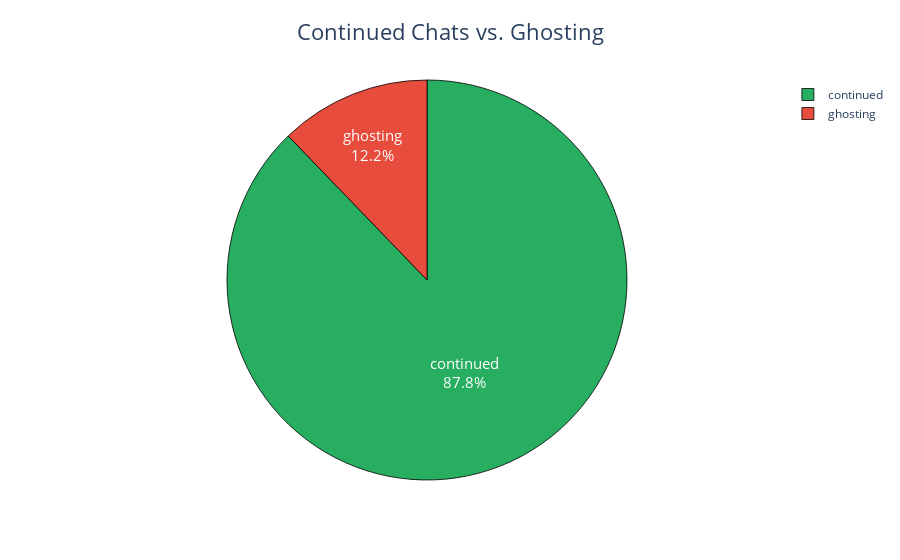

Notebook source saved alongside this figure:
### Code cell
import pandas as pd
import plotly.express as px

stat = dating_df[['nrOfGhostingsAfterInitialMessage', 'continued_conversations']].sum()
stat.index = ['ghosting', 'continued'] 
stat_df = stat.reset_index()
stat_df.columns = ['Type', 'Count']

fig = px.pie(stat_df,names='Type',values='Count',color='Type',color_discrete_map={'continued': '#27ae60','ghosting': '#e74c3c'})

fig.update_traces(textinfo='label+percent', textfont_size=15, marker=dict(line=dict(color='black', width=0.8)))
fig.update_layout(title='Continued Chats vs. Ghosting',title_x=0.5,title_font_size=22,margin=dict(t=80))
fig.show()

### Figure 1 — Plotly figure (JSON) as saved in the notebook; plotly's stock layout.template omitted (floating-point values rounded to 4 significant figures)
{"data": [{"customdata": [["ghosting"], ["continued"]], "domain": {"x": [0, 1], "y": [0, 1]}, "hovertemplate": "Type=%{customdata[0]}<br>Count=%{value}<extra></extra>", "labels": ["ghosting", "continued"], "legendgroup": "", "marker": {"colors": ["#e74c3c", "#27ae60"], "line": {"color": "black", "width": 0.8}}, "name": "", "showlegend": true, "textfont": {"size": 15}, "textinfo": "label+percent", "type": "pie", "values": [35689, 256790]}], "layout": {"legend": {"tracegroupgap": 0}, "margin": {"t": 80}, "title": {"font": {"size": 22}, "text": "Continued Chats vs. Ghosting", "x": 0.5}}}
